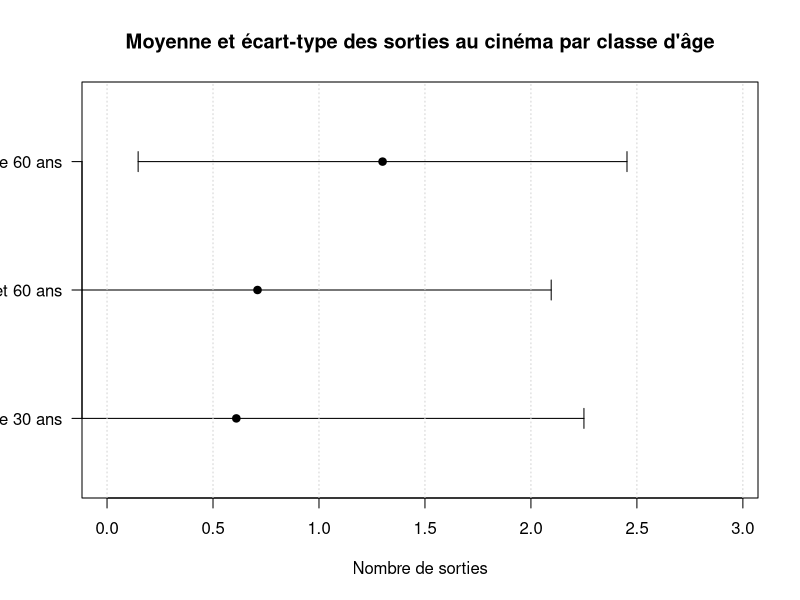

Recreate this plot in R.
# https://github.com/BreizhHardware/TD-R/tree/main/TP_estimateurs

# Création du tableau de contingence
donnees <- matrix(
  c(33, 93, 55, 20, 16, 9,
    35, 77, 34, 13, 10, 4,
    81, 34, 25, 6, 2, 1),
  nrow = 3, byrow = TRUE
)

n <- length(donnees)

# Ajout des noms de lignes et colonnes
rownames(donnees) <- c("Moins de 30 ans", "Entre 30 et 60 ans", "Plus de 60 ans")
colnames(donnees) <- c("0", "1", "2", "3", "4", "5")

# 1. Pour chaque classe d'âge, donnez une esƟmaƟon sans biais du nombre moyen de sorƟe au
# cinéma ainsi que la variance correspondante.

# Fonction pour calculer la moyenne pondérée
moyenne_ponderee <- function(x, effectifs) {
   sum(effectifs) / sum(x * effectifs)
}

# Fonction pour calculer la variance non biaisée
variance_non_biaisee <- function(x, effectifs, moyenne) {
  n <- sum(effectifs)
  sum(effectifs * (x - moyenne)^2) / (n - 1)
}

# Valeurs possibles de sorties
sorties <- as.numeric(colnames(donnees))

# Calcul pour chaque classe d'âge
resultats <- data.frame(
  classe_age = rownames(donnees),
  effectif_total = rowSums(donnees),
  moyenne_ponderee = NA,
  variance = NA
)

for (i in 1:nrow(donnees)) {
  moy <- moyenne_ponderee(sorties, donnees[i,])
  var <- variance_non_biaisee(sorties, donnees[i,], moy)
  resultats$moyenne_ponderee[i] <- moy
  resultats$variance[i] <- var
}

# Affichage des résultats arrondis
resultats$moyenne_ponderee <- round(resultats$moyenne_ponderee, 2)
resultats$variance <- round(resultats$variance, 2)
print(resultats)

# 2. Représenter graphiquement les intervalles moyennes écart-type et commentés.

# Calcul des écarts-types
resultats$ecart_type <- sqrt(resultats$variance)

# Création du graphique
plot(resultats$moyenne,
     1:3,
     ylim = c(0.5, 3.5),
     xlim = c(0, max(resultats$moyenne + resultats$ecart_type) + 0.5),
     pch = 19,
     main = "Moyenne et écart-type des sorties au cinéma par classe d'âge",
     xlab = "Nombre de sorties",
     ylab = "",
     yaxt = "n")

# Ajout des noms des classes d'âge
axis(2, at = 1:3, labels = resultats$classe_age, las = 1)

# Ajout des intervalles moyenne ± écart-type
arrows(resultats$moyenne - resultats$ecart_type,
       1:3,
       resultats$moyenne + resultats$ecart_type,
       1:3,
       code = 3,
       angle = 90,
       length = 0.1)

# Ajout d'une grille verticale pour faciliter la lecture
grid(nx = NULL, ny = NA)